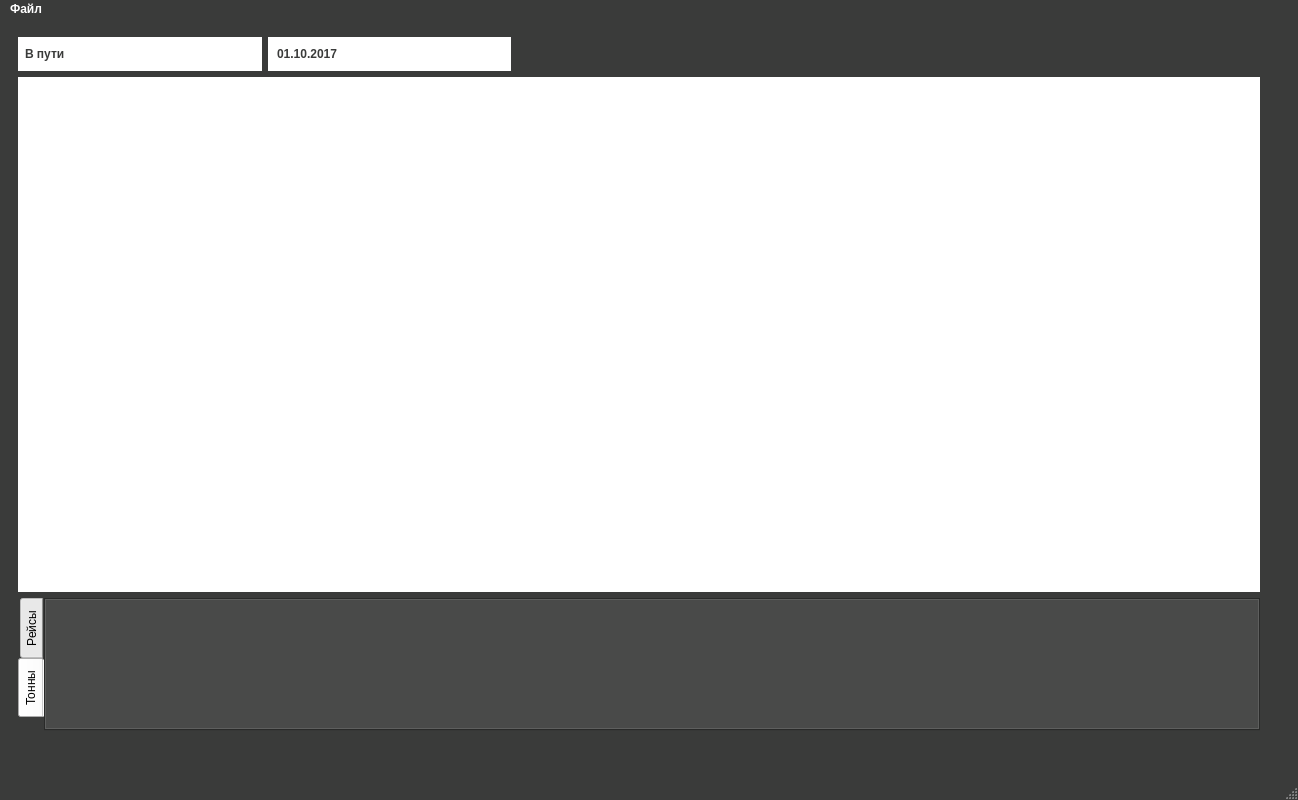
<?xml version="1.0" encoding="UTF-8"?>
<ui version="4.0">
 <class>MainWindow</class>
 <widget class="QMainWindow" name="MainWindow">
  <property name="geometry">
   <rect>
    <x>0</x>
    <y>0</y>
    <width>1298</width>
    <height>800</height>
   </rect>
  </property>
  <property name="windowTitle">
   <string>MainWindow</string>
  </property>
  <property name="styleSheet">
   <string notr="true">QMainWindow{
	background-color:#3a3b3a;
	color:#ffffff;
	border-color:#ffffff;
}
QTableView{
	background-color:#ffffff;
	alternate-background-color:#e2e2e2;
	color:#3a3b3a;
	border-style:solid;
	border-color:#ffffff;
	border-width:0px;
	selection-color:#ffffff;
	selection-background-color:#54b0cb;
}
QHeaderView::section{
    background-color:#448fa6;
	color:#ffffff;
	font:bold;
	height:40px;
	border: #ffffff;
	border-style:solid;
	border-width:0px;
}
QComboBox{
	background-color:#ffffff;
	border-style:solid;
	border-width:2px;
	border-color:#ffffff;
	color:#3a3b3a;
	width:50px;
	height:30px;
	font:bold;
	padding-left:5px
}
QComboBox QAbstractItemView {
	background-color:#ffffff;
	color:#3a3b3a;
    border: 2px solid #ffffff;
	padding-left:2px;
	padding-right:2px;
	padding-top:2px;
	padding-bottom:2px
}
QComboBox::drop-down {
   width: 24px;
   border: 2px;
}
QComboBox::down-arrow {
    image: url(&quot;./res/if_chevron-left.png&quot;);
    width: 16px;
    height: 16px;
}
QComboBox::down-arrow::hover {
    image: url(&quot;./res/if_chevron-down.png&quot;);
    width: 16px;
    height: 16px;
}
QDateEdit{
	background-color:#ffffff;
	border-style:solid;
	border-width:2px;
	border-color:#ffffff;
	color:#3a3b3a;
	width:150px;
	height:30px;
	font:bold;
	padding-left:5px
}
QDateEdit QAbstractItemView {
	background-color:#ffffff;
	color:#3a3b3a;;
}
QDateEdit::drop-down {
   width: 24px;
   border: 2px;
}
QDateEdit::down-arrow {
    image: url(&quot;./res/if_chevron-left.png&quot;);
    width: 16px;
    height: 16px;
}
QDateEdit::down-arrow::hover {
    image: url(&quot;./res/if_chevron-down.png&quot;);
    width: 16px;
    height: 16px;
}
QMenuBar{
	background-color:#3a3b3a;
	color:#ffffff;
	selection-color:#54b0cb;
	font:bold
}
QMenuBar::item::selected{
	background-color:#54b0cb;
	color:#ffffff;
	font:bold;
	padding-left:2px
}
QToolBar{
	background-color:#3a3b3a;
	color:#ffffff;
}
QMenu {
	background-color:#3a3b3a;
	color:#ffffff;
	font:bold;
	padding-left:2px;
}
QMenu::hover {
    background-color: #448fa6;
    color:#3a3b3a;
	font:bold
}
QMenu::item {
    background-color:#3a3b3a;
	color:#ffffff;
}
QMenu::item::selected{
	background-color:#54b0cb;
	color:#ffffff;
	padding-left:10px;
}
QTabWidget{
	background-color:#3a3b3a;
	color:#ffffff;
	border-color:#ffffff;
}
QTabBar::tab:right:selected{
    background-color:#448fa6;
	color:#ffffff;
	font:bold;
	height:60px;
	width: 30px;
	border: #448fa6;
	border-style:solid;
	border-width:2px;
}
QTabBar::tab:right:!selected{
    background-color:#3a3b3a;
	color:#ffffff;
	font:bold;
	height:60px;
	width: 30px;
	border: #448fa6;
	border-style:solid;
	border-width:2px;
}</string>
  </property>
  <widget class="QWidget" name="centralwidget">
   <layout class="QHBoxLayout" name="horizontalLayout">
    <item>
     <widget class="QStackedWidget" name="stackedWidget">
      <property name="currentIndex">
       <number>0</number>
      </property>
      <widget class="QWidget" name="tables">
       <layout class="QGridLayout" name="gridLayout">
        <item row="4" column="6">
         <spacer name="verticalSpacer_12">
          <property name="orientation">
           <enum>Qt::Vertical</enum>
          </property>
          <property name="sizeHint" stdset="0">
           <size>
            <width>20</width>
            <height>40</height>
           </size>
          </property>
         </spacer>
        </item>
        <item row="2" column="6">
         <spacer name="verticalSpacer_5">
          <property name="orientation">
           <enum>Qt::Vertical</enum>
          </property>
          <property name="sizeHint" stdset="0">
           <size>
            <width>20</width>
            <height>40</height>
           </size>
          </property>
         </spacer>
        </item>
        <item row="0" column="6">
         <spacer name="verticalSpacer">
          <property name="orientation">
           <enum>Qt::Vertical</enum>
          </property>
          <property name="sizeHint" stdset="0">
           <size>
            <width>20</width>
            <height>40</height>
           </size>
          </property>
         </spacer>
        </item>
        <item row="14" column="6">
         <spacer name="verticalSpacer_9">
          <property name="orientation">
           <enum>Qt::Vertical</enum>
          </property>
          <property name="sizeHint" stdset="0">
           <size>
            <width>20</width>
            <height>40</height>
           </size>
          </property>
         </spacer>
        </item>
        <item row="1" column="6">
         <spacer name="verticalSpacer_4">
          <property name="orientation">
           <enum>Qt::Vertical</enum>
          </property>
          <property name="sizeHint" stdset="0">
           <size>
            <width>20</width>
            <height>40</height>
           </size>
          </property>
         </spacer>
        </item>
        <item row="15" column="6">
         <spacer name="verticalSpacer_8">
          <property name="orientation">
           <enum>Qt::Vertical</enum>
          </property>
          <property name="sizeHint" stdset="0">
           <size>
            <width>20</width>
            <height>40</height>
           </size>
          </property>
         </spacer>
        </item>
        <item row="9" column="6">
         <spacer name="verticalSpacer_20">
          <property name="orientation">
           <enum>Qt::Vertical</enum>
          </property>
          <property name="sizeHint" stdset="0">
           <size>
            <width>20</width>
            <height>40</height>
           </size>
          </property>
         </spacer>
        </item>
        <item row="3" column="6">
         <spacer name="verticalSpacer_10">
          <property name="orientation">
           <enum>Qt::Vertical</enum>
          </property>
          <property name="sizeHint" stdset="0">
           <size>
            <width>20</width>
            <height>40</height>
           </size>
          </property>
         </spacer>
        </item>
        <item row="7" column="6">
         <spacer name="verticalSpacer_15">
          <property name="orientation">
           <enum>Qt::Vertical</enum>
          </property>
          <property name="sizeHint" stdset="0">
           <size>
            <width>20</width>
            <height>40</height>
           </size>
          </property>
         </spacer>
        </item>
        <item row="18" column="6">
         <spacer name="verticalSpacer_11">
          <property name="orientation">
           <enum>Qt::Vertical</enum>
          </property>
          <property name="sizeHint" stdset="0">
           <size>
            <width>20</width>
            <height>40</height>
           </size>
          </property>
         </spacer>
        </item>
        <item row="19" column="6">
         <spacer name="verticalSpacer_2">
          <property name="orientation">
           <enum>Qt::Vertical</enum>
          </property>
          <property name="sizeHint" stdset="0">
           <size>
            <width>20</width>
            <height>40</height>
           </size>
          </property>
         </spacer>
        </item>
        <item row="16" column="6">
         <spacer name="verticalSpacer_7">
          <property name="orientation">
           <enum>Qt::Vertical</enum>
          </property>
          <property name="sizeHint" stdset="0">
           <size>
            <width>20</width>
            <height>40</height>
           </size>
          </property>
         </spacer>
        </item>
        <item row="10" column="6">
         <spacer name="verticalSpacer_19">
          <property name="orientation">
           <enum>Qt::Vertical</enum>
          </property>
          <property name="sizeHint" stdset="0">
           <size>
            <width>20</width>
            <height>40</height>
           </size>
          </property>
         </spacer>
        </item>
        <item row="20" column="6">
         <spacer name="verticalSpacer_3">
          <property name="orientation">
           <enum>Qt::Vertical</enum>
          </property>
          <property name="sizeHint" stdset="0">
           <size>
            <width>20</width>
            <height>40</height>
           </size>
          </property>
         </spacer>
        </item>
        <item row="11" column="6">
         <spacer name="verticalSpacer_18">
          <property name="orientation">
           <enum>Qt::Vertical</enum>
          </property>
          <property name="sizeHint" stdset="0">
           <size>
            <width>20</width>
            <height>40</height>
           </size>
          </property>
         </spacer>
        </item>
        <item row="13" column="6">
         <spacer name="verticalSpacer_17">
          <property name="orientation">
           <enum>Qt::Vertical</enum>
          </property>
          <property name="sizeHint" stdset="0">
           <size>
            <width>20</width>
            <height>40</height>
           </size>
          </property>
         </spacer>
        </item>
        <item row="5" column="6">
         <spacer name="verticalSpacer_14">
          <property name="orientation">
           <enum>Qt::Vertical</enum>
          </property>
          <property name="sizeHint" stdset="0">
           <size>
            <width>20</width>
            <height>40</height>
           </size>
          </property>
         </spacer>
        </item>
        <item row="12" column="6">
         <spacer name="verticalSpacer_16">
          <property name="orientation">
           <enum>Qt::Vertical</enum>
          </property>
          <property name="sizeHint" stdset="0">
           <size>
            <width>20</width>
            <height>40</height>
           </size>
          </property>
         </spacer>
        </item>
        <item row="8" column="6">
         <spacer name="verticalSpacer_13">
          <property name="orientation">
           <enum>Qt::Vertical</enum>
          </property>
          <property name="sizeHint" stdset="0">
           <size>
            <width>20</width>
            <height>40</height>
           </size>
          </property>
         </spacer>
        </item>
        <item row="17" column="6">
         <spacer name="verticalSpacer_6">
          <property name="orientation">
           <enum>Qt::Vertical</enum>
          </property>
          <property name="sizeHint" stdset="0">
           <size>
            <width>20</width>
            <height>40</height>
           </size>
          </property>
         </spacer>
        </item>
        <item row="1" column="1" rowspan="15" colspan="5">
         <widget class="QTableView" name="mainTable">
          <property name="editTriggers">
           <set>QAbstractItemView::NoEditTriggers</set>
          </property>
          <property name="alternatingRowColors">
           <bool>true</bool>
          </property>
          <property name="selectionBehavior">
           <enum>QAbstractItemView::SelectRows</enum>
          </property>
          <property name="showGrid">
           <bool>false</bool>
          </property>
          <property name="sortingEnabled">
           <bool>true</bool>
          </property>
          <property name="cornerButtonEnabled">
           <bool>false</bool>
          </property>
          <attribute name="horizontalHeaderVisible">
           <bool>true</bool>
          </attribute>
          <attribute name="horizontalHeaderHighlightSections">
           <bool>false</bool>
          </attribute>
          <attribute name="verticalHeaderVisible">
           <bool>false</bool>
          </attribute>
          <attribute name="verticalHeaderHighlightSections">
           <bool>false</bool>
          </attribute>
         </widget>
        </item>
        <item row="6" column="6">
         <spacer name="verticalSpacer_29">
          <property name="orientation">
           <enum>Qt::Vertical</enum>
          </property>
          <property name="sizeHint" stdset="0">
           <size>
            <width>20</width>
            <height>40</height>
           </size>
          </property>
         </spacer>
        </item>
        <item row="0" column="1">
         <widget class="QComboBox" name="tableSelector">
          <item>
           <property name="text">
            <string>В пути</string>
           </property>
          </item>
          <item>
           <property name="text">
            <string>В очереди</string>
           </property>
          </item>
          <item>
           <property name="text">
            <string>На выгрузке</string>
           </property>
          </item>
          <item>
           <property name="text">
            <string>Завершенные</string>
           </property>
          </item>
         </widget>
        </item>
        <item row="0" column="2">
         <widget class="QDateEdit" name="dateEdit">
          <property name="sizePolicy">
           <sizepolicy hsizetype="Expanding" vsizetype="Ignored">
            <horstretch>0</horstretch>
            <verstretch>0</verstretch>
           </sizepolicy>
          </property>
          <property name="wrapping">
           <bool>true</bool>
          </property>
          <property name="alignment">
           <set>Qt::AlignLeading|Qt::AlignLeft|Qt::AlignVCenter</set>
          </property>
          <property name="displayFormat">
           <string>dd.MM.yyyy</string>
          </property>
          <property name="calendarPopup">
           <bool>true</bool>
          </property>
          <property name="date">
           <date>
            <year>2017</year>
            <month>10</month>
            <day>1</day>
           </date>
          </property>
         </widget>
        </item>
        <item row="16" column="1" rowspan="4" colspan="5">
         <widget class="QTabWidget" name="tabWidget">
          <property name="tabPosition">
           <enum>QTabWidget::West</enum>
          </property>
          <property name="currentIndex">
           <number>1</number>
          </property>
          <widget class="QWidget" name="tab">
           <attribute name="title">
            <string>Рейсы</string>
           </attribute>
           <layout class="QVBoxLayout" name="verticalLayout_2">
            <item>
             <widget class="QLabel" name="tripChartLabel">
              <property name="text">
               <string/>
              </property>
              <property name="pixmap">
               <pixmap>../res/plot_count.png</pixmap>
              </property>
              <property name="scaledContents">
               <bool>true</bool>
              </property>
             </widget>
            </item>
           </layout>
          </widget>
          <widget class="QWidget" name="tab_2">
           <attribute name="title">
            <string>Тонны</string>
           </attribute>
           <layout class="QVBoxLayout" name="verticalLayout">
            <item>
             <widget class="QLabel" name="tonnChartLabel">
              <property name="text">
               <string/>
              </property>
              <property name="pixmap">
               <pixmap>../res/plot_sum.png</pixmap>
              </property>
              <property name="scaledContents">
               <bool>true</bool>
              </property>
             </widget>
            </item>
           </layout>
          </widget>
         </widget>
        </item>
        <item row="20" column="5">
         <spacer name="horizontalSpacer">
          <property name="orientation">
           <enum>Qt::Horizontal</enum>
          </property>
          <property name="sizeHint" stdset="0">
           <size>
            <width>40</width>
            <height>20</height>
           </size>
          </property>
         </spacer>
        </item>
        <item row="20" column="4">
         <spacer name="horizontalSpacer_3">
          <property name="orientation">
           <enum>Qt::Horizontal</enum>
          </property>
          <property name="sizeHint" stdset="0">
           <size>
            <width>40</width>
            <height>20</height>
           </size>
          </property>
         </spacer>
        </item>
        <item row="20" column="3">
         <spacer name="horizontalSpacer_4">
          <property name="orientation">
           <enum>Qt::Horizontal</enum>
          </property>
          <property name="sizeHint" stdset="0">
           <size>
            <width>40</width>
            <height>20</height>
           </size>
          </property>
         </spacer>
        </item>
        <item row="20" column="2">
         <spacer name="horizontalSpacer_5">
          <property name="orientation">
           <enum>Qt::Horizontal</enum>
          </property>
          <property name="sizeHint" stdset="0">
           <size>
            <width>40</width>
            <height>20</height>
           </size>
          </property>
         </spacer>
        </item>
        <item row="20" column="1">
         <spacer name="horizontalSpacer_2">
          <property name="orientation">
           <enum>Qt::Horizontal</enum>
          </property>
          <property name="sizeHint" stdset="0">
           <size>
            <width>40</width>
            <height>20</height>
           </size>
          </property>
         </spacer>
        </item>
       </layout>
      </widget>
      <widget class="QWidget" name="complete">
       <layout class="QGridLayout" name="gridLayout_2">
        <item row="0" column="1">
         <widget class="QLabel" name="label_2">
          <property name="enabled">
           <bool>true</bool>
          </property>
          <property name="sizePolicy">
           <sizepolicy hsizetype="Fixed" vsizetype="Fixed">
            <horstretch>0</horstretch>
            <verstretch>0</verstretch>
           </sizepolicy>
          </property>
          <property name="minimumSize">
           <size>
            <width>16</width>
            <height>16</height>
           </size>
          </property>
          <property name="maximumSize">
           <size>
            <width>24</width>
            <height>24</height>
           </size>
          </property>
          <property name="text">
           <string/>
          </property>
          <property name="pixmap">
           <pixmap>../../Pictures/if — 737373/if_calendar_2561349.png</pixmap>
          </property>
          <property name="scaledContents">
           <bool>true</bool>
          </property>
         </widget>
        </item>
        <item row="1" column="0" colspan="4">
         <widget class="QTableView" name="completedTable">
          <property name="editTriggers">
           <set>QAbstractItemView::NoEditTriggers</set>
          </property>
          <property name="selectionBehavior">
           <enum>QAbstractItemView::SelectRows</enum>
          </property>
         </widget>
        </item>
        <item row="0" column="3">
         <spacer name="horizontalSpacer_6">
          <property name="orientation">
           <enum>Qt::Horizontal</enum>
          </property>
          <property name="sizeHint" stdset="0">
           <size>
            <width>40</width>
            <height>20</height>
           </size>
          </property>
         </spacer>
        </item>
       </layout>
      </widget>
      <widget class="QWidget" name="tripEdit">
       <layout class="QGridLayout" name="gridLayout_3">
        <item row="0" column="3">
         <widget class="QLabel" name="label">
          <property name="text">
           <string>&lt;html&gt;&lt;head/&gt;&lt;body&gt;&lt;p align=&quot;center&quot;&gt;&lt;span style=&quot; font-size:14pt;&quot;&gt;РЕДАКТИРОВАНИЕ НЕЗАВЕРШЕННОГО РЕЙСА&lt;/span&gt;&lt;/p&gt;&lt;/body&gt;&lt;/html&gt;</string>
          </property>
         </widget>
        </item>
        <item row="6" column="5">
         <spacer name="verticalSpacer_27">
          <property name="orientation">
           <enum>Qt::Vertical</enum>
          </property>
          <property name="sizeHint" stdset="0">
           <size>
            <width>20</width>
            <height>40</height>
           </size>
          </property>
         </spacer>
        </item>
        <item row="4" column="5">
         <spacer name="verticalSpacer_25">
          <property name="orientation">
           <enum>Qt::Vertical</enum>
          </property>
          <property name="sizeHint" stdset="0">
           <size>
            <width>20</width>
            <height>40</height>
           </size>
          </property>
         </spacer>
        </item>
        <item row="2" column="5">
         <spacer name="verticalSpacer_23">
          <property name="orientation">
           <enum>Qt::Vertical</enum>
          </property>
          <property name="sizeHint" stdset="0">
           <size>
            <width>20</width>
            <height>40</height>
           </size>
          </property>
         </spacer>
        </item>
        <item row="3" column="5">
         <spacer name="verticalSpacer_24">
          <property name="orientation">
           <enum>Qt::Vertical</enum>
          </property>
          <property name="sizeHint" stdset="0">
           <size>
            <width>20</width>
            <height>40</height>
           </size>
          </property>
         </spacer>
        </item>
        <item row="5" column="5">
         <spacer name="verticalSpacer_26">
          <property name="orientation">
           <enum>Qt::Vertical</enum>
          </property>
          <property name="sizeHint" stdset="0">
           <size>
            <width>20</width>
            <height>40</height>
           </size>
          </property>
         </spacer>
        </item>
        <item row="0" column="4">
         <spacer name="horizontalSpacer_8">
          <property name="orientation">
           <enum>Qt::Horizontal</enum>
          </property>
          <property name="sizeHint" stdset="0">
           <size>
            <width>40</width>
            <height>20</height>
           </size>
          </property>
         </spacer>
        </item>
        <item row="0" column="1">
         <spacer name="horizontalSpacer_7">
          <property name="orientation">
           <enum>Qt::Horizontal</enum>
          </property>
          <property name="sizeHint" stdset="0">
           <size>
            <width>40</width>
            <height>20</height>
           </size>
          </property>
         </spacer>
        </item>
        <item row="1" column="5">
         <spacer name="verticalSpacer_22">
          <property name="orientation">
           <enum>Qt::Vertical</enum>
          </property>
          <property name="sizeHint" stdset="0">
           <size>
            <width>20</width>
            <height>40</height>
           </size>
          </property>
         </spacer>
        </item>
        <item row="0" column="5">
         <spacer name="verticalSpacer_21">
          <property name="orientation">
           <enum>Qt::Vertical</enum>
          </property>
          <property name="sizeHint" stdset="0">
           <size>
            <width>20</width>
            <height>40</height>
           </size>
          </property>
         </spacer>
        </item>
        <item row="7" column="5">
         <spacer name="verticalSpacer_28">
          <property name="orientation">
           <enum>Qt::Vertical</enum>
          </property>
          <property name="sizeHint" stdset="0">
           <size>
            <width>20</width>
            <height>40</height>
           </size>
          </property>
         </spacer>
        </item>
        <item row="1" column="3">
         <widget class="QLineEdit" name="lineEdit">
          <property name="alignment">
           <set>Qt::AlignLeading|Qt::AlignLeft|Qt::AlignVCenter</set>
          </property>
          <property name="placeholderText">
           <string>Номер рейса</string>
          </property>
          <property name="clearButtonEnabled">
           <bool>false</bool>
          </property>
         </widget>
        </item>
        <item row="2" column="3">
         <widget class="QLineEdit" name="lineEdit_2"/>
        </item>
        <item row="3" column="3">
         <widget class="QLineEdit" name="lineEdit_3"/>
        </item>
        <item row="4" column="3">
         <widget class="QLineEdit" name="lineEdit_4"/>
        </item>
        <item row="5" column="3">
         <widget class="QLineEdit" name="lineEdit_5"/>
        </item>
        <item row="6" column="3">
         <widget class="QPushButton" name="pushButton">
          <property name="text">
           <string>СОХРАНИТЬ ИЗМЕНЕНИЯ</string>
          </property>
          <property name="icon">
           <iconset>
            <normaloff>../../Pictures/if — 737373/save-256.png</normaloff>
            <disabledon>../../Pictures/if — 737373/save-256-on.png</disabledon>
            <activeon>../../Pictures/if — 737373/save-256-on.png</activeon>
            <selectedon>../../Pictures/if — 737373/save-256-on.png</selectedon>../../Pictures/if — 737373/save-256.png</iconset>
          </property>
         </widget>
        </item>
       </layout>
      </widget>
     </widget>
    </item>
   </layout>
  </widget>
  <widget class="QMenuBar" name="menubar">
   <property name="geometry">
    <rect>
     <x>0</x>
     <y>0</y>
     <width>1298</width>
     <height>30</height>
    </rect>
   </property>
   <widget class="QMenu" name="menuFile">
    <property name="title">
     <string>Файл</string>
    </property>
    <addaction name="addCard"/>
    <addaction name="addTrip"/>
    <addaction name="separator"/>
    <addaction name="actionExit"/>
   </widget>
   <addaction name="menuFile"/>
  </widget>
  <widget class="QStatusBar" name="statusbar"/>
  <action name="addCard">
   <property name="icon">
    <iconset>
     <normaloff>../../YandexDisk/Icons/add_card.png</normaloff>../../YandexDisk/Icons/add_card.png</iconset>
   </property>
   <property name="text">
    <string>Выдать карту</string>
   </property>
   <property name="toolTip">
    <string>Выдать карту водителю </string>
   </property>
   <property name="shortcut">
    <string>Ctrl+Shift+N</string>
   </property>
  </action>
  <action name="actionExit">
   <property name="text">
    <string>Выйти</string>
   </property>
   <property name="toolTip">
    <string>Выйти из приложения</string>
   </property>
   <property name="shortcut">
    <string>Ctrl+Shift+Q</string>
   </property>
  </action>
  <action name="switchToCompleted">
   <property name="text">
    <string>Завершенные рейсы</string>
   </property>
   <property name="toolTip">
    <string>Перейти к завершенным рейсам</string>
   </property>
   <property name="shortcut">
    <string>Ctrl+Shift+C</string>
   </property>
  </action>
  <action name="switchToIncompleted">
   <property name="text">
    <string>Незавершенные рейсы</string>
   </property>
   <property name="toolTip">
    <string>Перейти к незавершенным рейсам</string>
   </property>
   <property name="shortcut">
    <string>Ctrl+Shift+I</string>
   </property>
  </action>
  <action name="addTrip">
   <property name="text">
    <string>Новый рейс</string>
   </property>
   <property name="toolTip">
    <string>Начать новый рейс</string>
   </property>
   <property name="shortcut">
    <string>Ctrl+Shift+T</string>
   </property>
  </action>
 </widget>
 <resources/>
 <connections/>
</ui>
